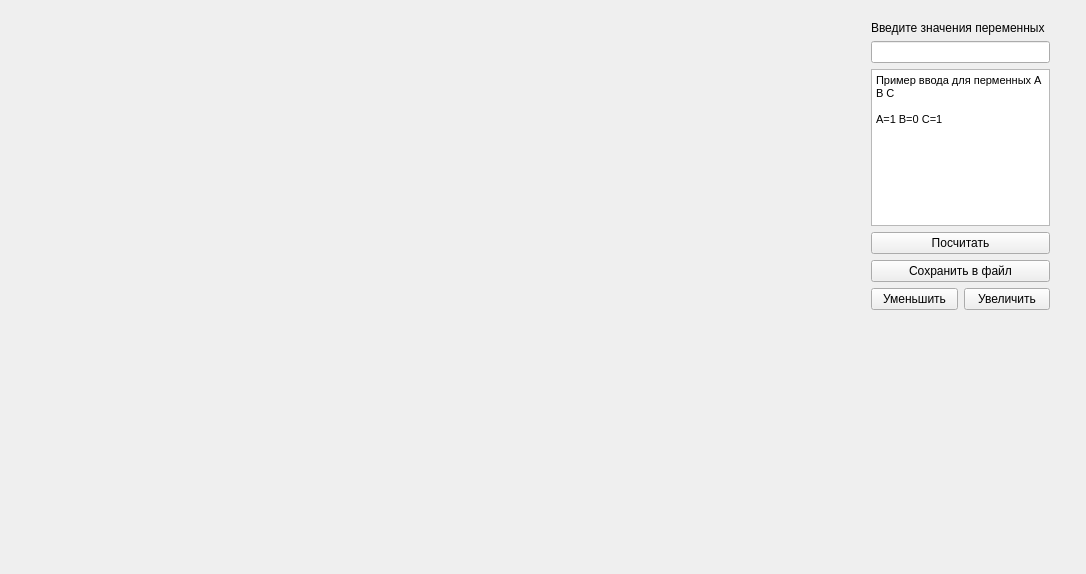
<?xml version="1.0" encoding="UTF-8"?>
<ui version="4.0">
 <class>PainterWindow</class>
 <widget class="QWidget" name="PainterWindow">
  <property name="geometry">
   <rect>
    <x>0</x>
    <y>0</y>
    <width>1086</width>
    <height>574</height>
   </rect>
  </property>
  <property name="windowTitle">
   <string>PainterWindow</string>
  </property>
  <widget class="QWidget" name="verticalLayoutWidget">
   <property name="geometry">
    <rect>
     <x>860</x>
     <y>10</y>
     <width>201</width>
     <height>311</height>
    </rect>
   </property>
   <layout class="QVBoxLayout" name="verticalLayout">
    <item>
     <widget class="QLabel" name="label">
      <property name="text">
       <string>Введите значения переменных</string>
      </property>
     </widget>
    </item>
    <item>
     <widget class="QLineEdit" name="lineEdit"/>
    </item>
    <item>
     <widget class="QTextBrowser" name="textBrowser">
      <property name="html">
       <string>&lt;!DOCTYPE HTML PUBLIC &quot;-//W3C//DTD HTML 4.0//EN&quot; &quot;http://www.w3.org/TR/REC-html40/strict.dtd&quot;&gt;
&lt;html&gt;&lt;head&gt;&lt;meta name=&quot;qrichtext&quot; content=&quot;1&quot; /&gt;&lt;style type=&quot;text/css&quot;&gt;
p, li { white-space: pre-wrap; }
&lt;/style&gt;&lt;/head&gt;&lt;body style=&quot; font-family:'MS Shell Dlg 2'; font-size:8.25pt; font-weight:400; font-style:normal;&quot;&gt;
&lt;p style=&quot; margin-top:0px; margin-bottom:0px; margin-left:0px; margin-right:0px; -qt-block-indent:0; text-indent:0px;&quot;&gt;&lt;span style=&quot; font-size:8pt;&quot;&gt;Пример ввода для перменных А В С&lt;br /&gt;&lt;/span&gt;&lt;/p&gt;
&lt;p style=&quot; margin-top:0px; margin-bottom:0px; margin-left:0px; margin-right:0px; -qt-block-indent:0; text-indent:0px;&quot;&gt;&lt;span style=&quot; font-size:8pt;&quot;&gt;A=1 B=0 C=1&lt;/span&gt;&lt;/p&gt;&lt;/body&gt;&lt;/html&gt;</string>
      </property>
     </widget>
    </item>
    <item>
     <widget class="QPushButton" name="pushButton">
      <property name="text">
       <string>Посчитать</string>
      </property>
     </widget>
    </item>
    <item>
     <widget class="QPushButton" name="pushButton_4">
      <property name="text">
       <string>Сохранить в файл</string>
      </property>
     </widget>
    </item>
    <item>
     <layout class="QHBoxLayout" name="horizontalLayout">
      <item>
       <widget class="QPushButton" name="pushButton_3">
        <property name="text">
         <string>Уменьшить</string>
        </property>
       </widget>
      </item>
      <item>
       <widget class="QPushButton" name="pushButton_2">
        <property name="text">
         <string>Увеличить</string>
        </property>
       </widget>
      </item>
     </layout>
    </item>
   </layout>
  </widget>
 </widget>
 <layoutdefault spacing="6" margin="11"/>
 <resources/>
 <connections/>
</ui>
